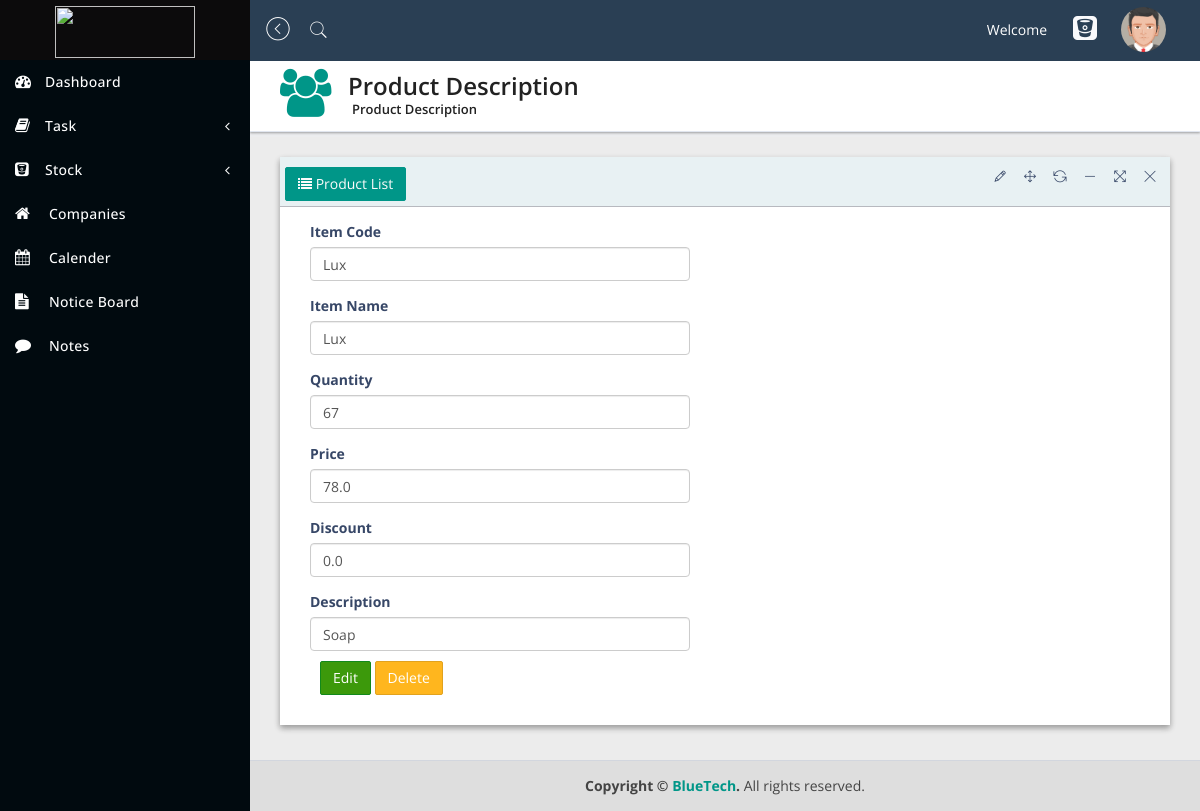
/sales/detail_product/Lux, run on the app's committed database.
### Sales/models.py (models this page shows, shortened)
class Product(models.Model):
    itemcode = models.CharField(primary_key=True, max_length=20)
    itemname = models.CharField(max_length=100)
    quantity = models.IntegerField()
    price = models.FloatField()
    discount = models.FloatField(default=0)
    description = models.CharField(max_length=500, blank=True)

### Sales/views.py (the view)
# urls.py: path('detail_product/<str:pk>', views.detail_product, name='detail_product'),
def detail_product(request, pk):
    product = Product.objects.get(itemcode=pk)
    product_form = ProductForm(request.POST or None, instance=product)
    return render(request, 'Sales/product_detail.html', {"product": product_form, "products": product})

### Sales/forms.py
class ProductForm(ModelForm):
    class Meta:
        model = Product
        fields = "__all__"

### Sales/templates/Sales/product_detail.html (shortened to what this page needs)
{% extends "home/navbar.html" %}
{% load widget_tweaks %}
{% block body %}
         <div class="content-wrapper">
            <section class="content-header">
               <div class="header-icon">
                  <i class="fa fa-users"></i>
               </div>
               <div class="header-title">
                  <h1>Product Description</h1>
                  <small>Product Description</small>
               </div>
            </section>
            <section class="content">
               <div class="row">
                  <div class="col-sm-12">
                     <div class="panel panel-bd lobidrag">
                        <div class="panel-heading">
                           <div class="btn-group" id="buttonlist">
                              <a class="btn btn-add " href="{% url "sales:add_item" %}">
                              <i class="fa fa-list"></i>  Product List </a>
                           </div>
                        </div>
                        <div class="panel-body">
                           <form class="col-sm-6" method="post">
                              <div class="form-group">
                                 <label>Item Code</label>
                                  {% render_field product.itemcode class="form-control" %}
                              </div>
                              <div class="form-group">
                                 <label>Item Name</label>
                                  {% render_field product.itemname class="form-control"  %}
                              </div>
                              <div class="form-group">
                                 <label>Quantity</label>
                                  {% render_field product.quantity class="form-control"  %}
                              </div>
                              <div class="form-group">
                                 <label>Price</label>
                                  {% render_field product.price class="form-control"  %}
                              </div>
                               <div class="form-group">
                                 <label>Discount</label>
                                  {% render_field product.discount class="form-control"  %}
                              </div>
                               <div class="form-group">
                                 <label>Description</label>
                                  {% render_field product.description class="form-control" %}
                                    <div class="reset-button">
                                <a href="{% url 'sales:update_product' products.itemcode %}" class="btn btn-success">Edit</a>
                                <a href="{% url 'sales:remove_product' products.itemcode %}"
                                   class="btn btn-warning">Delete</a>
                            </div>
                              </div>
                           </form>
                        </div>
                     </div>
                  </div>
               </div>
            </section>
         </div>
{% endblock %}

### data on the page
Product: itemcode "Lux", itemname "Lux", quantity "67", price "78.0", discount "0.0", description "Soap"
